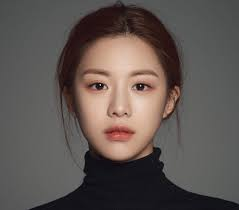
#> input picture dataset/1/foto1.jpg, 239 x 210 px; its folder holds only this picture in this run
$ jupyter execute Untitled3.ipynb
#> lines starting #> are read from the running program, lines starting #| are printed output that depends on the picture
[cell 1]
import os
import cv2
import numpy as np
from sklearn.decomposition import PCA
from sklearn.metrics.pairwise import euclidean_distances
import matplotlib.pyplot as plt

BASE_DIR = os.path.dirname(os.path.abspath(__file__))
DATASET_PATH = os.path.join(BASE_DIR, "dataset")

IMAGE_SIZE = (100, 100)


faces = []
labels = []

print("Loading dataset...")

if not os.path.exists(DATASET_PATH):
    print("Folder dataset tidak ditemukan!")
    print("Pastikan folder dataset berada di folder yang sama dengan file .py")
    exit()

for person_name in os.listdir(DATASET_PATH):

    person_folder = os.path.join(DATASET_PATH, person_name)

    if os.path.isdir(person_folder):

        for filename in os.listdir(person_folder):

            img_path = os.path.join(person_folder, filename)

            img = cv2.imread(img_path, cv2.IMREAD_GRAYSCALE)
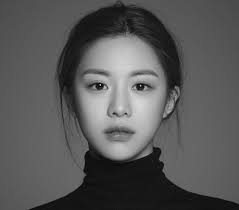
#> img: shape (210, 239); min 0, max 218, mean 88.4

            if img is None:
                print(f"Gagal membaca gambar: {img_path}")
                continue

            img = cv2.resize(img, IMAGE_SIZE)
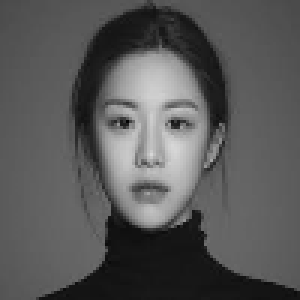
#> img: shape (100, 100) (shown 3 times larger); min 4, max 215, mean 88.3

            img = img / 255.0

            img_vector = img.flatten()
#> img_vector = 10000 values, max 0.843 at index 4857, min 0.0157 at index 4042, mean 0.346

            faces.append(img_vector)
            labels.append(person_name)
#> pass 2 of the loop `for person_name in os.listdir(DATASET_PATH):`:
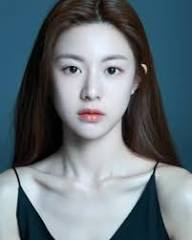
#> input picture dataset/2/foto2.jpg, 192 x 240 px
#> `img = cv2.imread(img_path, cv2.IMREAD_GRAYSCALE)`:
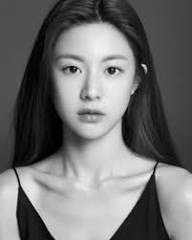
#> img: shape (240, 192); min 0, max 249, mean 111.7
#> `img = cv2.resize(img, IMAGE_SIZE)`:
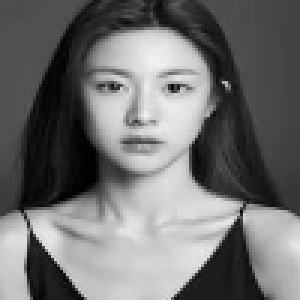
#> img: shape (100, 100) (shown 3 times larger); min 0, max 241, mean 111.6
#> img_vector = 10000 values, max 0.945 at index 1950, min 0 at index 4527, mean 0.438
#> pass 3 of the loop `for person_name in os.listdir(DATASET_PATH):`:
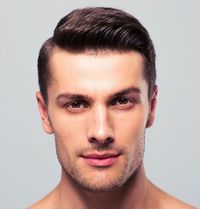
#> input picture dataset/3/foto3.jpeg, 200 x 209 px
#> `img = cv2.imread(img_path, cv2.IMREAD_GRAYSCALE)`:
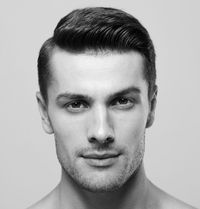
#> img: shape (209, 200); min 0, max 247, mean 170.1
#> `img = cv2.resize(img, IMAGE_SIZE)`:
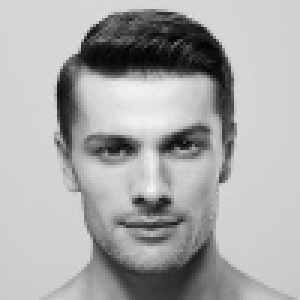
#> img: shape (100, 100) (shown 3 times larger); min 2, max 244, mean 170.1
#> img_vector = 10000 values, max 0.957 at index 6350, min 0.00784 at index 1950, mean 0.667
#> the loop made 4 passes; the first 3 are shown

faces = np.array(faces)
labels = np.array(labels)

if len(faces) < 2:
    print("Dataset terlalu sedikit!")
    print("Minimal membutuhkan 2 gambar")
    exit()

print("Jumlah data training :", len(faces))
print("Dimensi wajah        :", faces.shape)
#| Dimensi wajah        : (4, 10000)

print("\nMembentuk eigenspace...")

N_COMPONENTS = min(len(faces) - 1, 20)

print("Jumlah PCA components :", N_COMPONENTS)

pca = PCA(
    n_components=N_COMPONENTS,
    whiten=True,
    svd_solver='randomized'
)

training_projection = pca.fit_transform(faces)

print("Eigenspace berhasil dibuat")

test_image_path = input("\nMasukkan path gambar test: ")
#> the answer given: dataset/1/foto1.jpg

test_img = cv2.imread(test_image_path, cv2.IMREAD_GRAYSCALE)

if test_img is None:
    print("Gambar test tidak ditemukan!")
    exit()

test_img = cv2.resize(test_img, IMAGE_SIZE)

test_img_normalized = test_img / 255.0

test_vector = test_img_normalized.flatten()
#> test_vector = 10000 values, max 0.843 at index 4857, min 0.0157 at index 4042, mean 0.346


test_projection = pca.transform([test_vector])

distances = euclidean_distances(
    test_projection,
    training_projection
)

closest_index = np.argmin(distances)

recognized_name = labels[closest_index]
minimum_distance = distances[0][closest_index]

THRESHOLD = 10

print("\n===== HASIL FACE RECOGNITION =====")

if minimum_distance > THRESHOLD:

    print("Wajah tidak dikenali")
    print("Distance :", minimum_distance)

else:

    print("Orang paling mirip :", recognized_name)
    print("Distance            :", minimum_distance)

matched_face = faces[closest_index].reshape(IMAGE_SIZE)

plt.figure(figsize=(8,4))

# gambar input
plt.subplot(1,2,1)
plt.imshow(test_img, cmap='gray')
plt.title("Input Wajah")
plt.axis('off')

plt.subplot(1,2,2)
plt.imshow(matched_face, cmap='gray')
plt.title(f"Mirip dengan:\n{recognized_name}")
plt.axis('off')

plt.tight_layout()
plt.show()
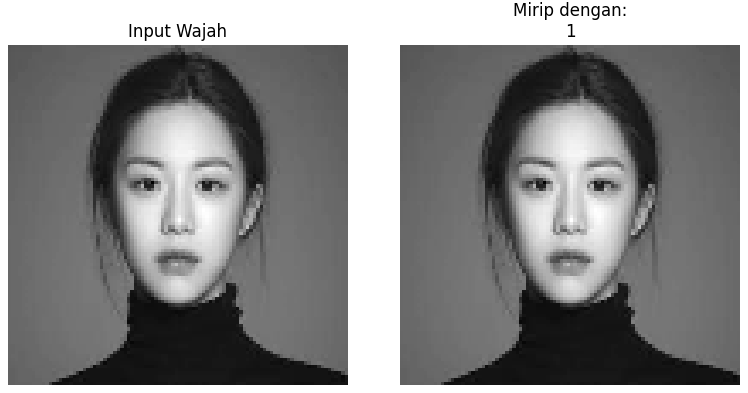
#> figure drawn by matplotlib, 2 panels

[cell 2]
import matplotlib.pyplot as plt

# Titik segitiga (objek)
points = [[-5, 1], [-1, 4], [-2, -1]]
drag_index = None

def reflect(points):
    # Refleksi sumbu-Y
    return [[-x, y] for x, y in points]

def draw():
    plt.cla()

    # Objek asli
    x = [p[0] for p in points] + [points[0][0]]
    y = [p[1] for p in points] + [points[0][1]]
    plt.plot(x, y, 'ro-', label='Objek')

    # Bayangan (selalu dihitung ulang)
    ref = reflect(points)
    xr = [p[0] for p in ref] + [ref[0][0]]
    yr = [p[1] for p in ref] + [ref[0][1]]
    plt.plot(xr, yr, 'bo-', label='Bayangan')

    plt.axhline(0, color='black')
    plt.axvline(0, color='black')
    plt.xlim(-6, 6)
    plt.ylim(-6, 6)
    plt.grid(True)
    plt.legend()
    plt.draw()

def on_click(event):
    global drag_index
    if event.xdata is None: return

    # pilih titik terdekat
    for i, (x, y) in enumerate(points):
        if abs(x - event.xdata) < 0.3 and abs(y - event.ydata) < 0.3:
            drag_index = i
            break

def on_release(event):
    global drag_index
    drag_index = None

def on_move(event):
    if drag_index is None or event.xdata is None:
        return

    # geser titik
    points[drag_index] = [event.xdata, event.ydata]

    # redraw → bayangan otomatis ikut
    draw()

fig = plt.figure()
draw()

fig.canvas.mpl_connect('button_press_event', on_click)
fig.canvas.mpl_connect('button_release_event', on_release)
fig.canvas.mpl_connect('motion_notify_event', on_move)

plt.show()
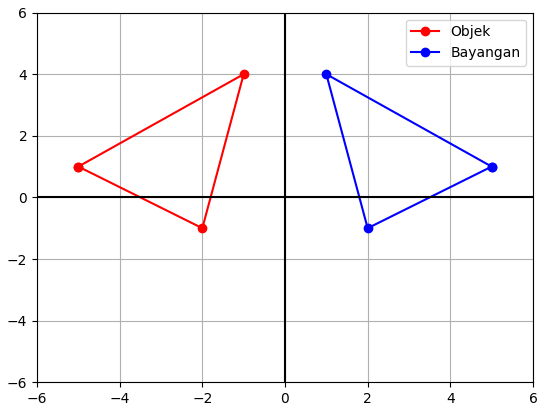
#> figure drawn by matplotlib, 1 panel
